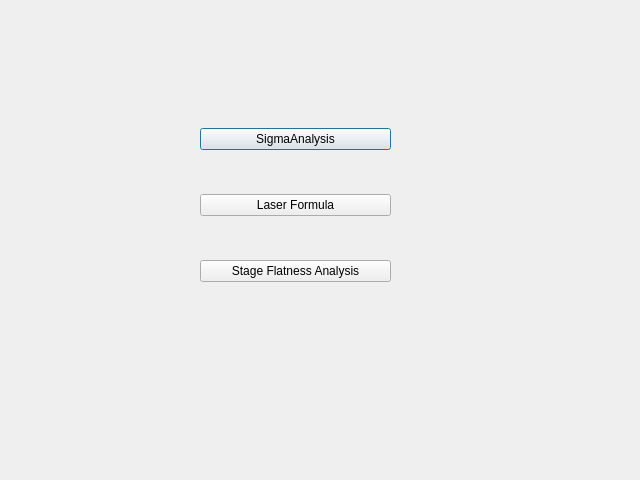
<?xml version="1.0" encoding="UTF-8"?>
<ui version="4.0">
 <class>OpticsDialog</class>
 <widget class="QDialog" name="OpticsDialog">
  <property name="geometry">
   <rect>
    <x>0</x>
    <y>0</y>
    <width>640</width>
    <height>480</height>
   </rect>
  </property>
  <property name="windowTitle">
   <string>Optics Tools</string>
  </property>
  <widget class="QWidget" name="">
   <property name="geometry">
    <rect>
     <x>200</x>
     <y>90</y>
     <width>191</width>
     <height>231</height>
    </rect>
   </property>
   <layout class="QVBoxLayout" name="verticalLayout">
    <item>
     <widget class="QPushButton" name="SigmaPushButton">
      <property name="text">
       <string>SigmaAnalysis</string>
      </property>
     </widget>
    </item>
    <item>
     <widget class="QPushButton" name="LaserPushButton">
      <property name="text">
       <string>Laser Formula</string>
      </property>
     </widget>
    </item>
    <item>
     <widget class="QPushButton" name="StagePushButton">
      <property name="text">
       <string>Stage Flatness Analysis</string>
      </property>
     </widget>
    </item>
   </layout>
  </widget>
 </widget>
 <resources/>
 <connections/>
</ui>
